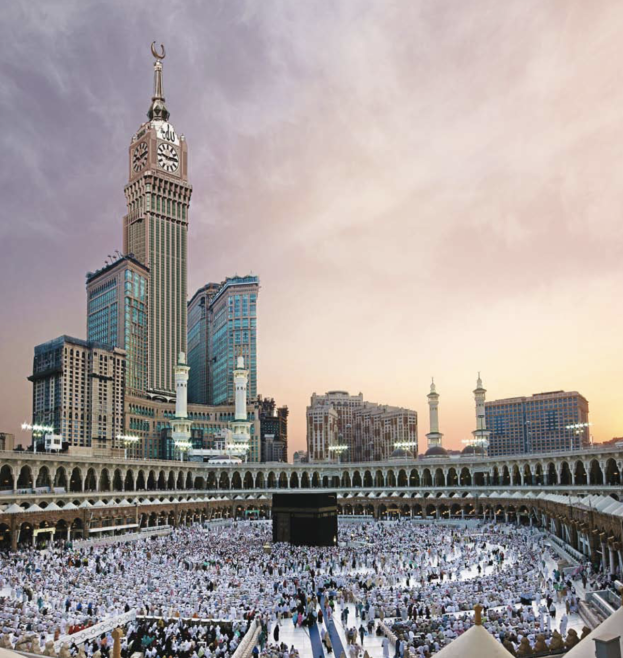
#> input picture static/kaaba.png, 1246 x 1316 px (shown at 1/2 size)
$ python resizing_and_cropping.py
#> lines starting #> are read from the running program, lines starting #| are printed output that depends on the picture
import cv2

# Chapter 3 - Resizing and Cropping Images

if __name__ == '__main__':
    # read in image
    img = cv2.imread('static/kaaba.png')
#> img is the input picture: shape (1316, 1246, 3); mean B, G, R 155.3, 156.2, 164.3
    # show the dimensions of the image
    print(img.shape)
#| (1316, 1246, 3)
    # Resize the image - this adjusts the number of pixels
    img_resized = cv2.resize(img, (300, 200))
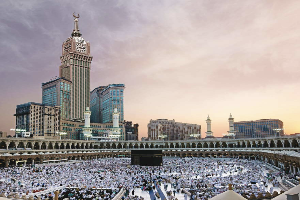
#> img_resized: shape (200, 300, 3); mean B, G, R 155.3, 156.2, 164.3

    # cropping images - pick how much of the original image's H and W you want
    img_cropped = img[0:200, 200:500]
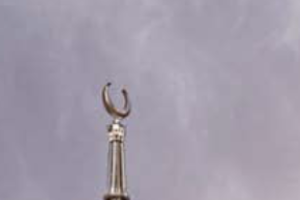
#> img_cropped: shape (200, 300, 3); mean B, G, R 170.7, 155.7, 162.9

    # show the images
    # cv2.imshow("Image", img)
    # cv2.imshow("Resized Image", img_resized)
    cv2.imshow("Cropped Image", img_cropped)
    cv2.waitKey(70000)

$ run again, with static/mugshot.png copied over static/kaaba.png
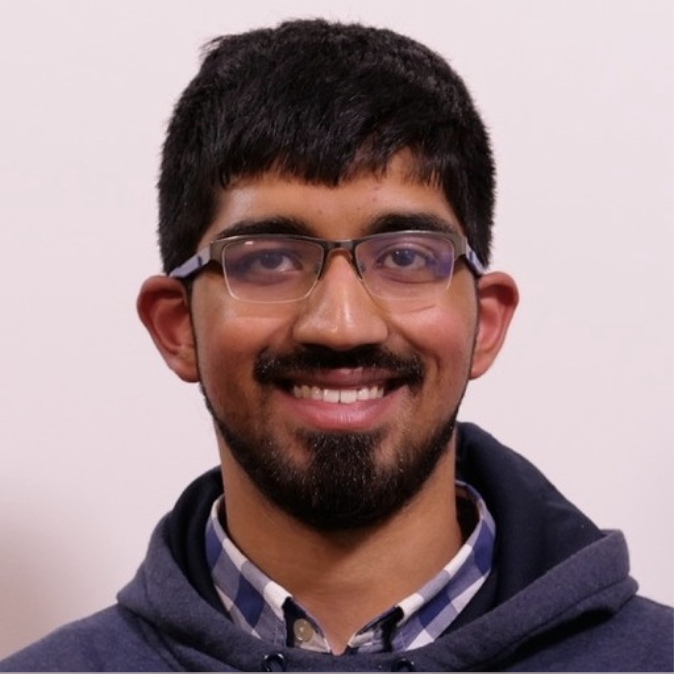
#> input picture static/mugshot.png, 674 x 674 px
#> img is the input picture: shape (674, 674, 3); mean B, G, R 134.8, 131.7, 153
#| (674, 674, 3)
#> `img_resized = cv2.resize(img, (300, 200))`:
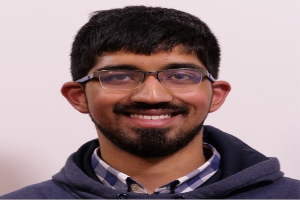
#> img_resized: shape (200, 300, 3); mean B, G, R 134.8, 131.7, 153
#> `img_cropped = img[0:200, 200:500]`:
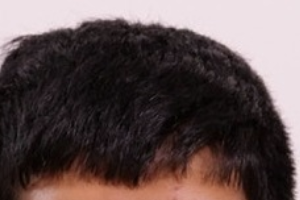
#> img_cropped: shape (200, 300, 3); mean B, G, R 76.9, 77.3, 92.4
